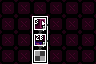

Rendered tile map (Tiled .tmx) drawn with the repository's tilesets; below, a short description and the full map source, tile grids included:
An orthogonal 6x4 tile map with 16x16 px tiles, 4 tile layers (Maze Shape, Room Properties, Restrictions, Minimap).

<map version="1.10" tiledversion="1.11.0" orientation="orthogonal" renderorder="right-down" width="6" height="4" tilewidth="16" tileheight="16" infinite="0" nextlayerid="5" nextobjectid="1">
 <properties>
  <property name="max_exit_rooms" type="int" value="0" />
  <property name="min_challenge_rooms" type="int" value="0" />
  <property name="min_exit_rooms" type="int" value="0" />
  <property name="min_shop_rooms" type="int" value="0" />
 </properties>
 <tileset firstgid="1" source="../LayoutTiles.tsx" />
 <layer id="1" name="Maze Shape" width="6" height="4">
  <data encoding="csv">
1,1,1,1,1,1,
1,1,2,1,1,1,
1,1,34,1,1,1,
1,1,50,1,1,1
</data>
 </layer>
 <layer id="2" name="Room Properties" width="6" height="4">
  <data encoding="csv">
5,5,5,5,5,5,
5,5,91,5,5,5,
5,5,78,5,5,5,
5,5,6,5,5,5
</data>
 </layer>
 <layer id="3" name="Restrictions" width="6" height="4">
  <data encoding="csv">
0,0,0,0,0,0,
0,0,16,0,0,0,
0,0,16,0,0,0,
0,0,0,0,0,0
</data>
 </layer>
 <layer id="4" name="Minimap" width="6" height="4">
  <data encoding="csv">
0,0,0,0,0,0,
0,0,14,0,0,0,
0,0,14,0,0,0,
0,0,14,0,0,0
</data>
 </layer>
</map>
